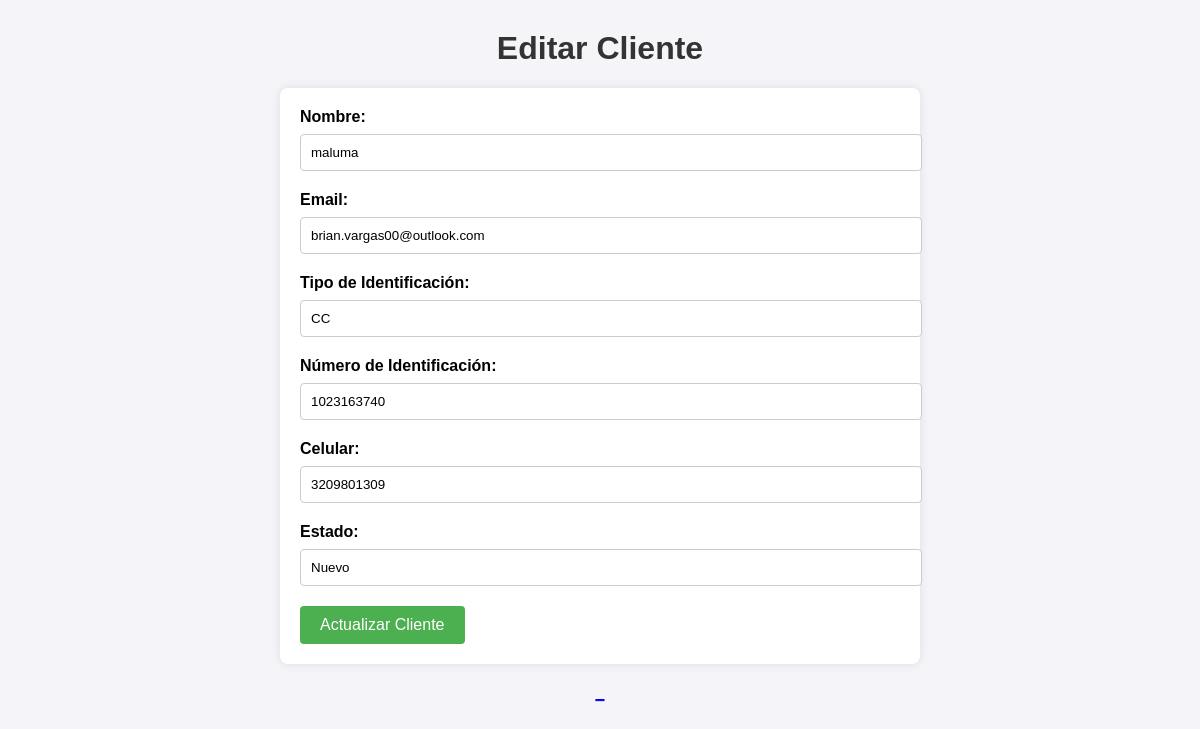
The app's page /editar_cliente/3 with its own data.
### app.py (models this page shows)
class Cliente(db.Model):
    id = db.Column(db.Integer, primary_key=True)
    nombre = db.Column(db.String(100), nullable=False)
    email = db.Column(db.String(100), unique=True, nullable=False)
    tipo_identificacion = db.Column(db.String(50), nullable=False)
    numero_identificacion = db.Column(db.String(50), unique=True, nullable=False)
    celular = db.Column(db.String(20), nullable=False)
    estado = db.Column(db.String(50), nullable=True, default='Nuevo')
    tareas = db.relationship('Tarea', backref='cliente', lazy=True)

### app.py (the view, shortened to what this page needs)
@app.route('/editar_cliente/<int:cliente_id>', methods=['GET', 'POST'])
def editar_cliente(cliente_id):
    cliente = Cliente.query.get_or_404(cliente_id)
    return render_template('editar_cliente.html', cliente=cliente)

### templates/editar_cliente.html (shortened to what this page needs)
<!DOCTYPE html>
<html lang="es">
<head>
</head>
<body>
    <h1>Editar Cliente</h1>
    <form method="POST">
        <label for="nombre">Nombre:</label>
        <input type="text" id="nombre" name="nombre" value="{{ cliente.nombre }}" required>
        <label for="email">Email:</label>
        <input type="email" id="email" name="email" value="{{ cliente.email }}" required>
        <label for="tipo_identificacion">Tipo de Identificación:</label>
        <input type="text" id="tipo_identificacion" name="tipo_identificacion" value="{{ cliente.tipo_identificacion }}" required>
        <label for="numero_identificacion">Número de Identificación:</label>
        <input type="text" id="numero_identificacion" name="numero_identificacion" value="{{ cliente.numero_identificacion }}" required>
        <label for="celular">Celular:</label>
        <input type="text" id="celular" name="celular" value="{{ cliente.celular }}" required>
        <label for="estado">Estado:</label>
        <input type="text" id="estado" name="estado" value="{{ cliente.estado }}">
        <button type="submit">Actualizar Cliente</button>
    </form>
    <div class="link-container">
        <a href="{{ url_for('index') }}" class="button">_

### templates/editar_cliente.html (style rules this page uses)
body { font-family: Arial, sans-serif; background-color: #f4f4f9; margin: 0; padding: 0; }
h1 { text-align: center; color: #333; margin-top: 30px; }
form { width: 80%; max-width: 600px; margin: 20px auto; padding: 20px; background-color: #ffffff; border-radius: 8px; box-shadow: 0 0 10px rgba(0, 0, 0, 0.1); }
label { font-weight: bold; display: block; margin-bottom: 8px; }
input[type="text"], input[type="email"] { width: 100%; padding: 10px; margin-bottom: 20px; border: 1px solid #ccc; border-radius: 4px; }
button { background-color: #4CAF50; color: white; padding: 10px 20px; font-size: 16px; border: none; border-radius: 4px; cursor: pointer; }
.link-container { text-align: center; margin-top: 20px; }

### records on screen
Cliente: nombre "maluma", email "brian.vargas00@outlook.com", tipo_identificacion "CC", numero_identificacion "1023163740", celular "3209801309", estado "Nuevo"
